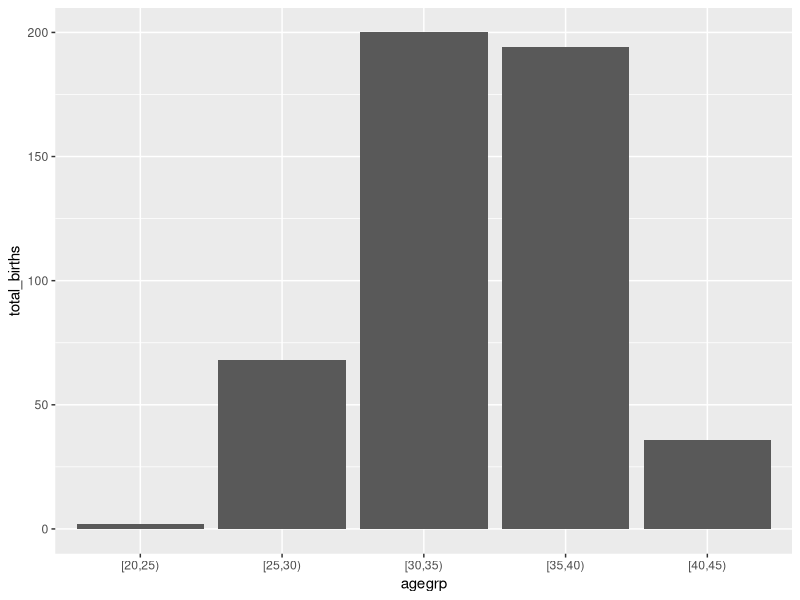
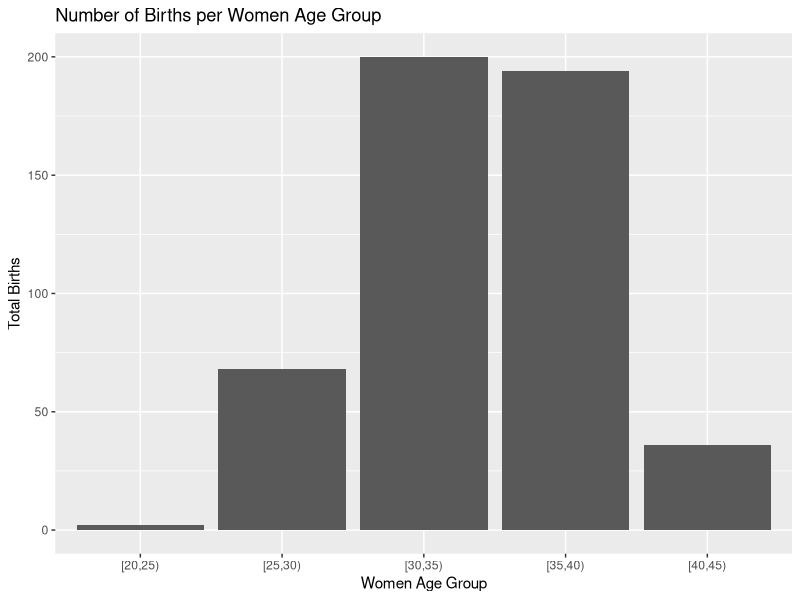

The R script that drew these images, in order:
## ---- chunk 1
knitr::opts_chunk$set(results = "hide", prefix.string = "./graph/tidyverse")
## ---- chunk 2
library(Epi)
suppressPackageStartupMessages(library(tidyverse))
data(births)
## ---- chunk 3
class(births)
head(births)
## ---- chunk 4
str(births)
## ---- chunk 5
births_tbl <- as_tibble(births)

class(births_tbl)
births_tbl

# another way to visualize data set is to use glimpse function
glimpse(births_tbl)
## ---- chunk 6
head(births, 4)
births |> head(4)
## ---- chunk 7
4 %>% head(births, .)
## ---- chunk 8
4 |> head(births, pos=_)
## ---- chunk 9
births_tbl <-
  births_tbl |>
  mutate(
    # modify hyp varible (conversion into factor)
    hyp = 
      factor(
        hyp, 
        levels = c(0, 1), 
        labels = c("normal", "hyper")
      ),
    # creating a new variable aggrep
    agegrp = 
      cut(
        matage, 
        breaks = c(20, 25, 30, 35, 40, 45), 
        right = FALSE
      ),
    # modify sex variable (conversion into factor)
    sex = 
      factor(
        sex, 
        levels = c(1, 2), 
        labels = c("M", "F")
      ),
    # creating a new variable gest4 with case_when instead of cut
    gest4 =
      case_when(
        gestwks < 25 ~ "less than 25 weeks",
        gestwks >= 25 & gestwks < 30 ~ "25-30 weeks",
        gestwks >= 30 & gestwks < 35 ~ "30-35 weeks",
        gestwks >= 35 ~ "more than 35 weeks"
      )
  )

births_tbl
## ---- chunk 10
births_tbl |>
  # select only id, women age group, sex 
  # and birth weight of the baby
  select(id, agegrp, sex, bweight) |>
  # keep only babies weighing more than 4000g
  filter(bweight > 4000)
## ---- chunk 11
births_tbl |>
  # select only id, women age group, sex 
  # and birth weight of the baby
  select(
    id,
    "Age group" = agegrp,
    Sex = sex,
    "Birth weight" = bweight
  ) |>
  # rearrange rows to put the heaviest newborn on top
  arrange(desc(`Birth weight`))
## ---- chunk 12
births_tbl |>
  # select only id, women age group, sex 
  # and birth weight of the baby
  select(
    id,
    "Age group" = agegrp,
    Sex = sex,
    "Birth weight" = bweight
  ) |>
  # rearrange rows to put the heaviest newborn on top
  arrange(Sex, desc(`Birth weight`))
## ---- chunk 13
births.01 <-
  births_tbl |>
  # group the data according to the sex attribute
  group_by(sex) |>
  # count the number of rows/individuals in each group
  summarise(
    count = n()
  )
births.01
## ---- chunk 14
births.02 <-
  births.01 |>
  mutate(
    percent = count / sum(count) * 100
  )
## ---- chunk 15
births.03 <-
  births_tbl |>
  select(gest4, sex, gestwks, bweight, matage) |>
  group_by(gest4, sex) |>
  summarise(
    across(
      where(is.numeric),
      ~ mean(.x, na.rm = TRUE)
    ),
    .groups = "drop"
  )
births.03
## ---- chunk 16
births.03 |>
  rename_with(toupper, where(~ !is.numeric(.x)))
## ---- chunk 17
births.05 <-
  births_tbl |>
  group_by(sex) |>
  summarise(
    count = n(),
    bweight.mean = mean(bweight)
  )
births.05
## ---- chunk 18
births.05 |>
  summarise(
    count.tot = sum(count),
    bweight.mean.tot = weighted.mean(bweight.mean, count)
  )

# this is equivalent to
births_tbl |>
  summarise(
    count.tot = n(),
    bweight.mean.tot = mean(bweight)
  )
## ---- chunk 19
births.06 <-
  births_tbl |>
  group_by(sex, lowbw) |>
  summarise(
    count = n()
  )
births.06
## ---- chunk 20
births.06 |>
  mutate(
    percent = count / sum(count) * 100
  )

births.06 |>
  ungroup() |>
  mutate(
    percent = count / sum(count) * 100
  )
## ---- chunk 21
# this tibble will still be grouped by sex
births_tbl |>
  group_by(sex, lowbw) |>
  summarise(
    count = n()
  )

# this tibble will be group free
births_tbl |>
  group_by(sex, lowbw) |>
  summarise(
    count = n(),
    .groups = "drop"
  )
## ---- chunk 22
births_tbl |>
  group_by(gest4) |>
  summarise(
    count = n(),
    bweight.mean = mean(bweight)
  )
## ---- chunk 23
births_tbl |>
  # keep only the newborn with defined gesational time category
  filter(
    !is.na(gest4)
  ) |>
  group_by(lowbw, gest4) |>
  # compute the number of babies in each cross category
  summarise(
    count = n()
  ) |>
  # compute the percentage of babies in each gestational 
  # time category per birth weight category
  mutate(
    percent = count / sum(count, na.rm = TRUE)
  )
## ---- chunk 24
births_tbl |>
  filter(
    !is.na(gest4)
  ) |>
  group_by(gest4, lowbw) |>
  summarise(
    count = n()
  ) |>
  # compute the percentage of babies in each birth weight category
  # per gestational time category
  mutate(
    percent = count / sum(count, na.rm = TRUE)
  )
## ---- chunk 25
age <-
  tibble(
    pid = 1:6,
    age = sample(15:25, size = 6, replace = TRUE)
  )

center <-
  tibble(
    pid = c(1, 2, 3, 4, 10),
    center = c("A", "B", "A", "B", "C")
  )

age
center
## ---- chunk 26
bind_rows(age, center)
## ---- chunk 27
# all individuals from ages are kept
left_join(age, center, by = c("pid"))
# everithing is kept
full_join(age, center, by = c("pid"))
# only the individuals present in both dataset are kept
inner_join(age, center, by = c("pid"))
## ---- chunk 28
inner_join(age, center, by = c("pid")) |>
  group_by(center) |>
  summarise(
    mean_age = mean(age)
  )
## ---- chunk 29
birth_per_ageg <- births_tbl |>
  group_by(agegrp) |>
  summarise(total_births = n())
## ---- chunk 30
(gg.01 <-
  ggplot(birth_per_ageg, aes(x = agegrp, y = total_births)) +
  geom_bar(stat = "identity"))
## ---- chunk 31
(gg.02 <-
  gg.01 +
  xlab("Women Age Group") +
  ylab("Total Births") +
  ggtitle("Number of Births per Women Age Group"))
## ---- chunk 32
birth_per_ageg

birth_per_ageg_wide <-
  birth_per_ageg |>
  pivot_wider(
    names_from = "agegrp", 
    values_from = "total_births"
  )

birth_per_ageg_wide
## ---- chunk 33
birth_per_ageg_long <-
  birth_per_ageg_wide |>
  pivot_longer(
    cols = 1:5, 
    names_to = "agegrp", 
    values_to = "total_births"
  )

birth_per_ageg_long
## ---- chunk 34
identical(birth_per_ageg, birth_per_ageg_long)
## ---- chunk 35
birth_per_ageg_long_02 <-
  birth_per_ageg_long |>
  mutate(agegrp = as.factor(agegrp))

identical(birth_per_ageg, birth_per_ageg_long_02)
## ---- chunk 36
# read a csv using core R
fem.csv.core <- read.csv("data/fem.csv")
# read a csv using tidyverse
fem.csv.tidy <- read_csv("data/fem.csv")
# compare
fem.csv.core
fem.csv.tidy
# table dimensions
dim(fem.csv.core)
dim(fem.csv.tidy)
# compare column types
map(fem.csv.core, class)
map(fem.csv.tidy, class)
## ---- chunk 37
# read a csv using core R
occoh.txt.core <- read.table("data/occoh.txt")
# read a csv using tidyverse
occoh.txt.tidy <- read_table("data/occoh.txt")
occoh.txt.tidy <- read_table("data/occoh.txt")
# compare
occoh.txt.core
occoh.txt.tidy
# table dimensions
dim(occoh.txt.core)
dim(occoh.txt.tidy)
# compare column types
map(occoh.txt.core, class)
map(occoh.txt.tidy, class)
## ---- chunk 38
countries <- 
  c("Estonia", "Finland", "Denmark", "United Kingdom", "France")
## ---- chunk 39
country_initials <- str_sub(countries, start = 1, end = 3)
## ---- chunk 40
countries_upper <- str_to_upper(countries)
## ---- chunk 41
countries_modified <- str_replace(countries, "United", "Utd")
## ---- chunk 42
a_positions <- str_locate_all(countries, "n")
## ---- chunk 43
character_counts <- str_length(countries)
## ---- chunk 44
# define the grade dataset
grades <-
  list(
    c1 = c(80, 85, 90),
    c2 = c(75, 70, 85, 88),
    c3 = c(90, 85, 95)
  )
# compute grades
mean_grades <- map(grades, mean)
## ---- chunk 45
map(grades, mean)
map_dbl(grades, mean)
## ---- chunk 46
map_chr(grades, mean)
## ---- chunk 47
map_df(grades, mean)
## ---- chunk 48
1:10 |> purrr::reduce(`*`)
1:10 |> purrr::accumulate(`*`)
